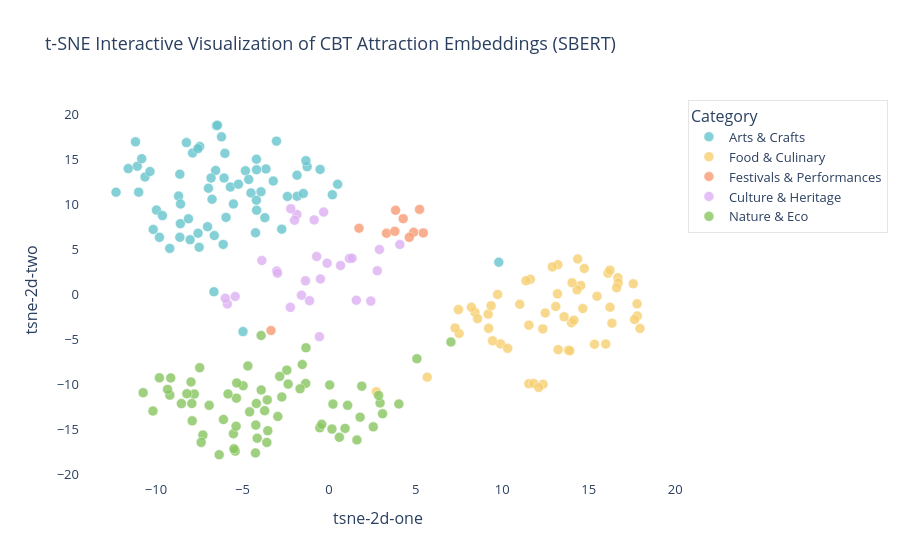

Notebook code for this chart:
### Code cell
import plotly.express as px

# Assuming your DataFrame is called `df` and includes:
# 'tsne-2d-one', 'tsne-2d-two', 'category', 'title', 'state'

fig = px.scatter(
    df,
    x='tsne-2d-one',
    y='tsne-2d-two',
    color='category',
    hover_data={'title': True, 'category': True, 'state': True},
    title='t-SNE Interactive Visualization of CBT Attraction Embeddings (SBERT)',
    color_discrete_sequence=px.colors.qualitative.Pastel
)

# Aesthetic settings
fig.update_layout(
    plot_bgcolor='rgba(0,0,0,0)',
    paper_bgcolor='rgba(0,0,0,0)',
    font=dict(size=13),
    legend=dict(
        title='Category',
        bgcolor='rgba(255,255,255,0.8)',
        bordercolor='rgba(0,0,0,0.1)',
        borderwidth=1
    )
)

# Improve point size and transparency
fig.update_traces(marker=dict(size=10, opacity=0.8, line=dict(width=0.5, color='white')))

fig.show()

### Figure 1 — Plotly figure (JSON) as saved in the notebook; plotly's stock layout.template omitted (floating-point values rounded to 4 significant figures; data arrays with more than 128 entries replaced by an {"elided": "..."} marker saying what was removed)
{"data": [{"customdata": {"elided": "68x3 str values"}, "hovertemplate": "category=%{customdata[1]}<br>tsne-2d-one=%{x}<br>tsne-2d-two=%{y}<br>title=%{customdata[0]}<br>state=%{customdata[2]}<extra></extra>", "legendgroup": "Arts & Crafts", "marker": {"color": "rgb(102, 197, 204)", "line": {"color": "white", "width": 0.5}, "opacity": 0.8, "size": 10, "symbol": "circle"}, "mode": "markers", "name": "Arts & Crafts", "orientation": "v", "showlegend": true, "type": "scatter", "x": [-6.216, -11.0, -11.18, 0.496, 0.1885, -6.118, -7.473, -7.889, -7.579, -3.646, -1.849, -1.487, -2.406, -7.505, -7.571, -8.622, -8.028, -4.25, -5.526, -6.631, -2.736, -8.622, -10.63, -11.08, -8.695, -6.761, -1.853, -6.553, -8.592, -0.5174, -6.819, -11.6, -6.508, -4.975, -4.19, -10.35, -10.16, -6.449, -9.204, -8.58, 9.803, -3.934, -3.038, -5.705, -10.82, -8.241, -6.019, -9.974, -4.512, -5.954, -6.97, -4.2, -6.067, -4.831, -3.226, -4.197, -5.238, -4.645, -8.123, -7.022, -9.8, -12.31, -4.186, -3.71, -6.654, -1.269, -9.627, -1.34], "xaxis": "x", "y": [17.48, 11.35, 16.92, 12.22, 11.05, 5.555, 16.41, 15.69, 16.17, 13.92, 10.89, 11.2, 10.87, 5.232, 6.792, 6.346, 6.071, 6.84, 10.04, 6.539, 7.249, 13.33, 13.02, 14.22, 10.91, 10.55, 13.22, 13.75, 7.856, 13.87, 12.91, 13.96, 18.71, -4.109, 13.83, 13.64, 7.218, 18.77, 5.114, 10.03, 3.582, 11.39, 17.0, 11.91, 15.06, 16.84, 15.65, 9.356, 11.26, 8.549, 11.78, 10.46, 12.91, 13.72, 12.58, 15.0, 12.23, 12.76, 8.399, 7.522, 6.338, 11.34, 9.343, 8.517, 0.3035, 14.17, 8.749, 14.84], "yaxis": "y"}, {"customdata": {"elided": "56x3 str values"}, "hovertemplate": "category=%{customdata[1]}<br>tsne-2d-one=%{x}<br>tsne-2d-two=%{y}<br>title=%{customdata[0]}<br>state=%{customdata[2]}<extra></extra>", "legendgroup": "Food & Culinary", "marker": {"color": "rgb(246, 207, 113)", "line": {"color": "white", "width": 0.5}, "opacity": 0.8, "size": 10, "symbol": "circle"}, "mode": "markers", "name": "Food & Culinary", "orientation": "v", "showlegend": true, "type": "scatter", "x": [11.02, 11.54, 15.98, 2.729, 8.422, 17.81, 17.79, 17.65, 16.34, 14.54, 14.32, 14.0, 12.35, 17.57, 16.23, 15.48, 16.69, 14.04, 9.739, 13.22, 15.33, 13.82, 13.91, 7.51, 13.2, 13.23, 8.221, 16.11, 16.7, 16.22, 14.14, 16.61, 7.472, 13.58, 9.191, 7.279, 11.63, 11.37, 12.9, 14.36, 11.54, 11.83, 12.36, 12.11, 13.1, 14.74, 12.49, 8.578, 9.358, 9.216, 17.96, 9.909, 10.32, 9.442, 14.66, 5.67], "xaxis": "x", "y": [-1.085, -3.396, -5.493, -10.78, -1.969, -2.389, -1.036, -2.765, -3.174, 0.9997, 0.5193, -3.126, -3.813, 1.19, -1.409, -0.1916, 1.866, 1.313, 0.006913, 3.303, -5.515, -6.172, -6.237, -4.32, 0.07167, -6.119, -1.412, 2.354, 1.281, 2.703, -2.845, 0.7485, -1.67, -2.473, -2.175, -3.714, 1.683, 1.528, 3.061, 3.944, -9.885, -9.857, -9.955, -10.3, -1.333, 2.884, -2.048, -2.671, -1.253, -3.753, -3.766, -5.476, -5.969, -5.136, -1.556, -9.164], "yaxis": "y"}, {"customdata": [["Fusion Wayang Kulit Gallery", "Festivals & Performances", "Kuala Lumpur"], ["Persembahan Barongan Dan Kuda Kepang", "Festivals & Performances", "Johor"], ["Festival Wayang Wong 2025", "Festivals & Performances", "Johor"], ["Traditional Dance Workshop", "Festivals & Performances", "Kuala Lumpur"], ["Learning Traditional Dance", "Festivals & Performances", "Kuala Lumpur"], ["Open Traditional Dance Class", "Festivals & Performances", "Johor"], ["Malaysia Games Festival @ Putrajaya 2025 (Fpm@Putrajaya 2025)", "Festivals & Performances", "Putrajaya"], ["Wau Fun Run", "Festivals & Performances", "Putrajaya"], ["Festival Lentera Putrajaya", "Festivals & Performances", "Putrajaya"], ["Floating Market Sri Tanjung Tumpat", "Festivals & Performances", "Kelantan"]], "hovertemplate": "category=%{customdata[1]}<br>tsne-2d-one=%{x}<br>tsne-2d-two=%{y}<br>title=%{customdata[0]}<br>state=%{customdata[2]}<extra></extra>", "legendgroup": "Festivals & Performances", "marker": {"color": "rgb(248, 156, 116)", "line": {"color": "white", "width": 0.5}, "opacity": 0.8, "size": 10, "symbol": "circle"}, "mode": "markers", "name": "Festivals & Performances", "orientation": "v", "showlegend": true, "type": "scatter", "x": [1.727, 3.317, 3.798, 5.442, 4.887, 4.633, 4.281, 3.841, 5.227, -3.356], "xaxis": "x", "y": [7.345, 6.783, 7.005, 6.83, 6.898, 6.339, 8.414, 9.333, 9.435, -3.997], "yaxis": "y"}, {"customdata": [["Kampung Agong Heritage Theme Park", "Culture & Heritage", "Penang"], ["Mah Meri Cultural Village", "Culture & Heritage", "Selangor"], ["Lambo Sari", "Culture & Heritage", "Terengganu"], ["Sahabat Gamelan (Saga)", "Culture & Heritage", "Terengganu"], ["Kampung Budaya Terengganu", "Culture & Heritage", "Terengganu"], ["Malaysia Heritage Studios", "Culture & Heritage", "Melaka"], ["Baba Nyonya Heritage Museum", "Culture & Heritage", "Melaka"], ["Kampung Budaya Sarawak", "Culture & Heritage", "Sarawak"], ["Tanjak Warisan Yusoff", "Culture & Heritage", "Kedah"], ["Busana & Tanjak Pengiran", "Culture & Heritage", "Kedah"], ["Historical, Heritage & Cultural Walks George Town", "Culture & Heritage", "Penang"], ["Tanjak Warisan Tokwan", "Culture & Heritage", "Perlis"], ["Borneo Cultural Village", "Culture & Heritage", "Sabah"], ["Monsopiad Heritage Village", "Culture & Heritage", "Sabah"], ["Koisaan Cultural Village", "Culture & Heritage", "Sabah"], ["Dayak Bidayuh Traditional Costume", "Culture & Heritage", "Sarawak"], ["Tanjak Warisan By Tanjak Lestari Balong Ayam Songket", "Culture & Heritage", "Selangor"], ["Explore The Origin Of Kuala Lumpur With A Local", "Culture & Heritage", "Kuala Lumpur"], ["Explore Kampung Baru With A Local", "Culture & Heritage", "Kuala Lumpur"], ["Step Into Batu Caves", "Culture & Heritage", "Kuala Lumpur"], ["Unesco Heritage Discovery Ride", "Culture & Heritage", "Melaka"], ["Historical Malacca Day Tour From Kuala Lumpur (Private Tour)", "Culture & Heritage", "Melaka"], ["Kalang Warisan, Serada", "Culture & Heritage", "Terengganu"], ["Chew Jetty", "Culture & Heritage", "Penang"], ["Historical, Heritage & Cultural Walks George Town", "Culture & Heritage", "Penang"], ["Kampung Laut Cultural Heritage Site", "Culture & Heritage", "Kelantan"], ["Kampung Padi", "Culture & Heritage", "Kedah"]], "hovertemplate": "category=%{customdata[1]}<br>tsne-2d-one=%{x}<br>tsne-2d-two=%{y}<br>title=%{customdata[0]}<br>state=%{customdata[2]}<extra></extra>", "legendgroup": "Culture & Heritage", "marker": {"color": "rgb(220, 176, 242)", "line": {"color": "white", "width": 0.5}, "opacity": 0.8, "size": 10, "symbol": "circle"}, "mode": "markers", "name": "Culture & Heritage", "orientation": "v", "showlegend": true, "type": "scatter", "x": [-2.238, -3.021, -2.983, 4.086, -3.886, 0.6626, 2.786, 1.176, -1.862, -0.8607, -5.424, -2.214, 1.327, -0.4987, 2.909, -0.316, -1.996, -5.876, -1.13, -1.365, 1.575, 2.412, -1.595, -0.7178, -5.996, -0.1154, -0.5595], "xaxis": "x", "y": [-1.421, 2.599, 2.369, 5.538, 3.769, 3.214, 2.627, 3.988, 8.884, 8.275, -0.2204, 9.518, 4.028, 1.716, 4.99, 9.138, 8.23, -1.045, -0.6838, 1.516, -0.635, -0.7299, -0.08169, 4.215, -0.4198, 3.473, -4.677], "yaxis": "y"}, {"customdata": {"elided": "65x3 str values"}, "hovertemplate": "category=%{customdata[1]}<br>tsne-2d-one=%{x}<br>tsne-2d-two=%{y}<br>title=%{customdata[0]}<br>state=%{customdata[2]}<extra></extra>", "legendgroup": "Nature & Eco", "marker": {"color": "rgb(135, 197, 95)", "line": {"color": "white", "width": 0.5}, "opacity": 0.8, "size": 10, "symbol": "circle"}, "mode": "markers", "name": "Nature & Eco", "orientation": "v", "showlegend": true, "type": "scatter", "x": [1.887, -2.853, -1.352, -1.678, 0.03494, -5.525, -8.531, -4.691, 0.1635, 2.553, 1.792, 7.039, -3.928, -4.967, 0.2239, -7.908, -9.202, -2.367, -1.337, -5.337, -0.5376, 3.09, 1.608, -7.787, -6.101, 1.07, -10.17, -1.548, 4.03, -7.292, -4.151, -4.253, -5.421, -3.597, -3.542, -0.425, -5.496, -6.349, -7.39, -2.44, -4.235, -3.921, -5.371, 0.5932, -3.722, -7.475, -8.218, -2.963, -4.201, -7.977, -9.148, -9.331, -10.74, -9.802, -5.352, -4.59, 5.072, -5.84, -2.733, -3.57, 0.9228, 2.946, -7.929, 2.861, -6.928], "xaxis": "x", "y": [-10.16, -9.076, -9.862, -10.45, -10.04, -15.43, -12.09, -7.923, -14.92, -14.67, -13.6, -5.256, -4.54, -10.11, -12.15, -14.0, -11.16, -9.932, -5.91, -9.805, -14.78, -13.22, -16.12, -11.04, -13.86, -12.29, -12.92, -7.761, -12.13, -15.58, -15.94, -17.56, -17.36, -16.4, -15.09, -14.39, -17.11, -17.76, -16.39, -8.383, -14.48, -10.59, -14.6, -15.83, -12.88, -8.11, -10.99, -13.52, -12.08, -9.693, -9.247, -10.52, -10.88, -9.238, -11.49, -13.01, -7.114, -11.02, -11.36, -11.68, -14.84, -12.02, -12.08, -11.18, -12.28], "yaxis": "y"}], "layout": {"autosize": true, "dragmode": "zoom", "font": {"size": 13}, "legend": {"bgcolor": "rgba(255,255,255,0.8)", "bordercolor": "rgba(0, 0, 0, 0.1)", "borderwidth": 1, "title": {"text": "Category"}, "tracegroupgap": 0}, "paper_bgcolor": "rgba(0, 0, 0, 0)", "plot_bgcolor": "rgba(0, 0, 0, 0)", "title": {"text": "t-SNE Interactive Visualization of CBT Attraction Embeddings (SBERT)"}, "xaxis": {"anchor": "y", "autorange": true, "domain": [0, 1], "range": [-14.29, 19.94], "title": {"text": "tsne-2d-one"}, "type": "linear"}, "yaxis": {"anchor": "x", "autorange": true, "domain": [0, 1], "range": [-21.49, 22.49], "title": {"text": "tsne-2d-two"}, "type": "linear"}}}
